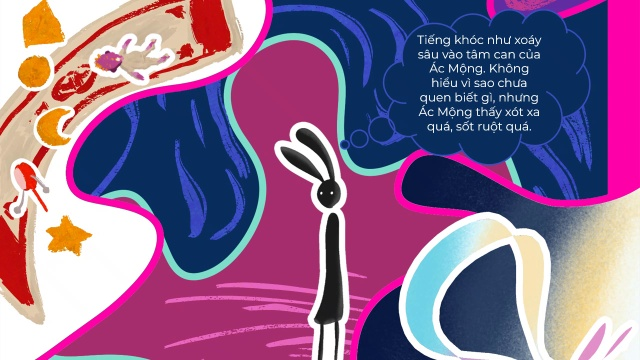
#> input picture scratch/slides_24_27/seq_109s.jpg, 640 x 360 px, given in place of seq_105s.jpg, which was not available
$ python grid_seq.py
#> lines starting #> are read from the running program, lines starting #| are printed output that depends on the picture; after the words box and inside, x2 and y2 are one past the last pixel; in counts of white or black regions, pixels touching at a corner belong together; pictures that were not available may be replaced by others from this repository, and a replacement may not be noted
import cv2, numpy as np

times = list(range(105, 135, 2))
# Make 5 rows x 3 cols grid of 320x180 images
rows = []
for r in range(5):
    row_imgs = []
    for c in range(3):
        idx = r * 3 + c
        if idx < len(times):
            t = times[idx]
            im = cv2.imread(f'scratch/slides_24_27/seq_{t}s.jpg')
#> im is the input picture: shape (360, 640, 3); mean B, G, R 140.3, 104.5, 136.9
            im_small = cv2.resize(im, (320, 180))
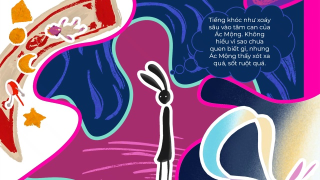
#> im_small: shape (180, 320, 3); mean B, G, R 140.4, 104.6, 137
            cv2.putText(im_small, f'{t}s', (10, 30), cv2.FONT_HERSHEY_SIMPLEX, 0.8, (0, 255, 0), 2)
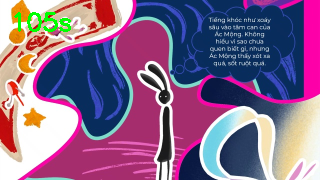
#> im_small: shape (180, 320, 3); 0.79% of pixels changed, all inside (x1, y1, x2, y2) = (14, 12, 71, 32)
            row_imgs.append(im_small)
        else:
            row_imgs.append(np.zeros((180, 320, 3), dtype=np.uint8))
    rows.append(np.hstack(row_imgs))
#> pass 2 of the loop `for r in range(5):`:
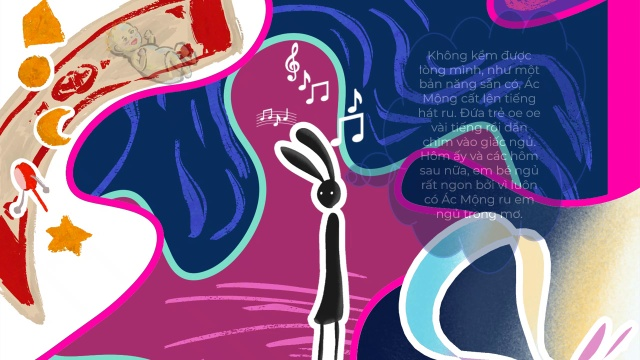
#> input picture scratch/slides_24_27/seq_113s.jpg, 640 x 360 px, given in place of seq_111s.jpg, which was not available
#> im is the input picture: shape (360, 640, 3); mean B, G, R 140.4, 104.1, 135.6
#> `im_small = cv2.resize(im, (320, 180))`:
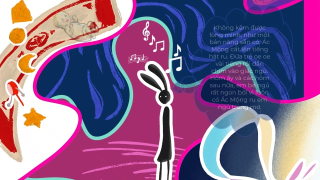
#> im_small: shape (180, 320, 3); mean B, G, R 140.5, 104.2, 135.7
#> `cv2.putText(im_small, f'{t}s', (10, 30), cv2.FONT_HERSHEY_SIMPLEX, 0.8..`:
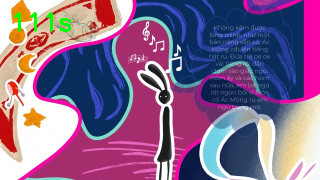
#> im_small: shape (180, 320, 3); 0.54% of pixels changed, all inside (x1, y1, x2, y2) = (14, 12, 71, 32)
#> (the run stopped early here; a loop or call above may not have finished)
